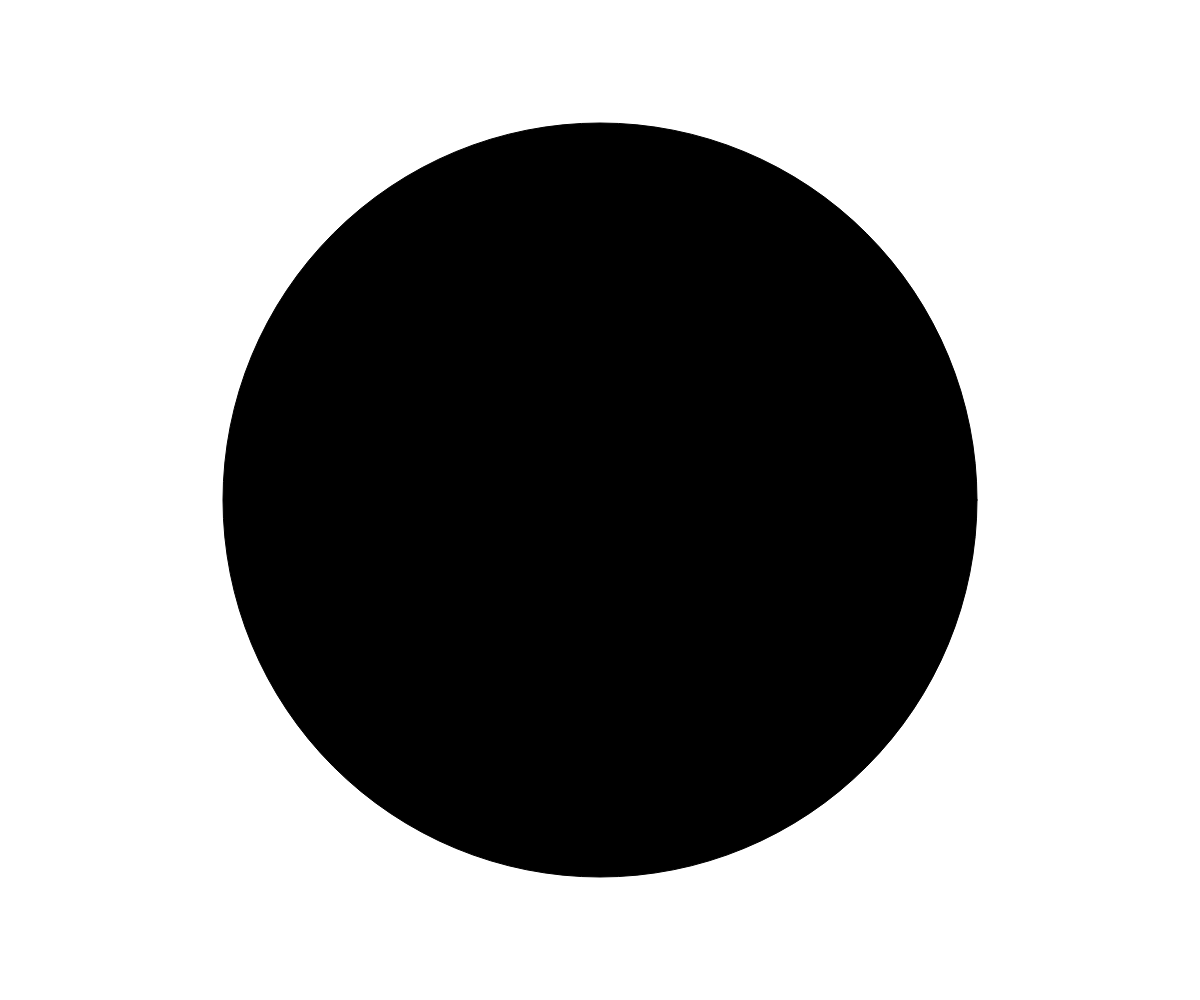
Frame 1 (no input)
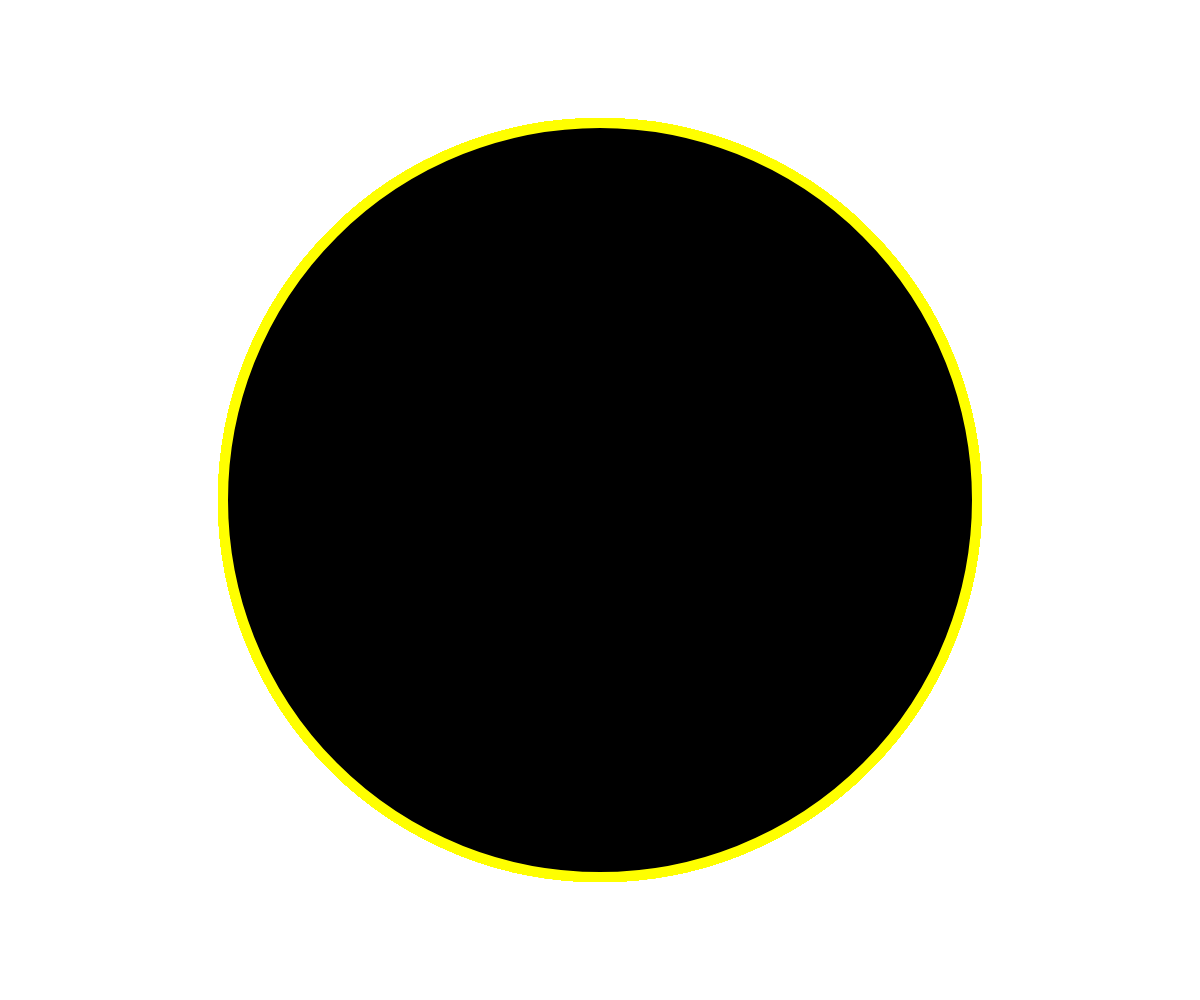
Frame 60 (no input)
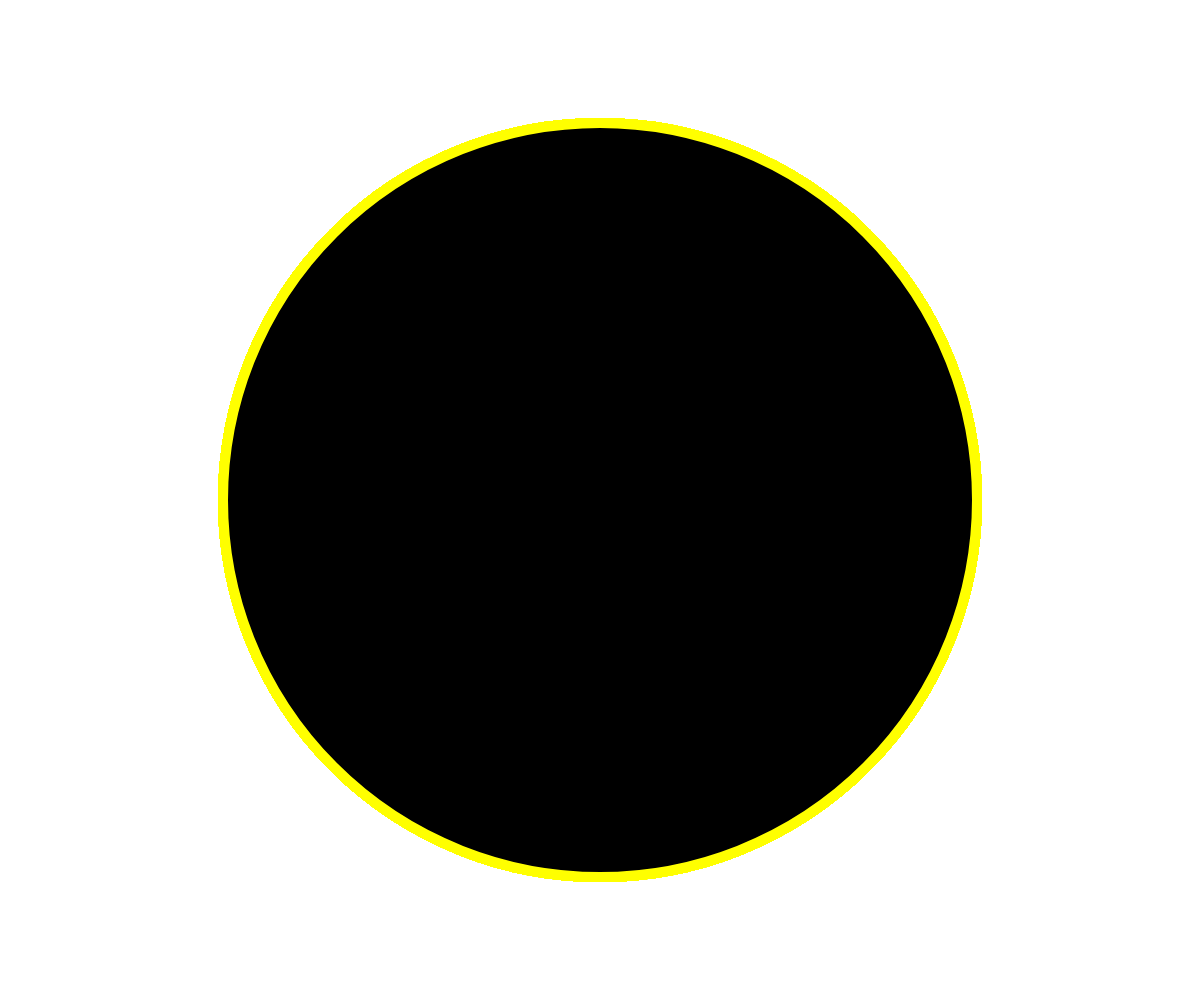
Frame 120 (the mouse pressed at the canvas centre since frame 60)

The p5.js sketch that drew these frames (run headless with seeded random() and noise() and a simulated clock; from frame 60 on, the mouse is pressed at the canvas centre):

// p5.js sketch
// ── sketch.js
let motion = false;
let ios = false;

if (typeof DeviceMotionEvent.requestPermission === 'function')
  document.body.addEventListener('click', function() {
    DeviceMotionEvent.requestPermission()
      .then(function() {
        console.log('DeviceMotionEvent enabled');
        motion = true;
        ios = true;
      })
      .catch(function(error) {
        console.warn('DeviceMotionEvent not enabled', error);
      })
  })


function setup() {
  createCanvas(windowWidth, windowHeight);
  background(255);
}

function draw() {
  fill(rotationX,rotationY,rotationZ)
 
  let zMotion = round(width / 5 * abs(radians(rotationZ) - PI))
  let yMotion = round(height / 2 + rotationX * 10)
  let xMotion = round(width / 2 + rotationY * 10)

  circle(xMotion, yMotion, zMotion)
  stroke("Yellow");
  strokeWeight(10);
  
}
